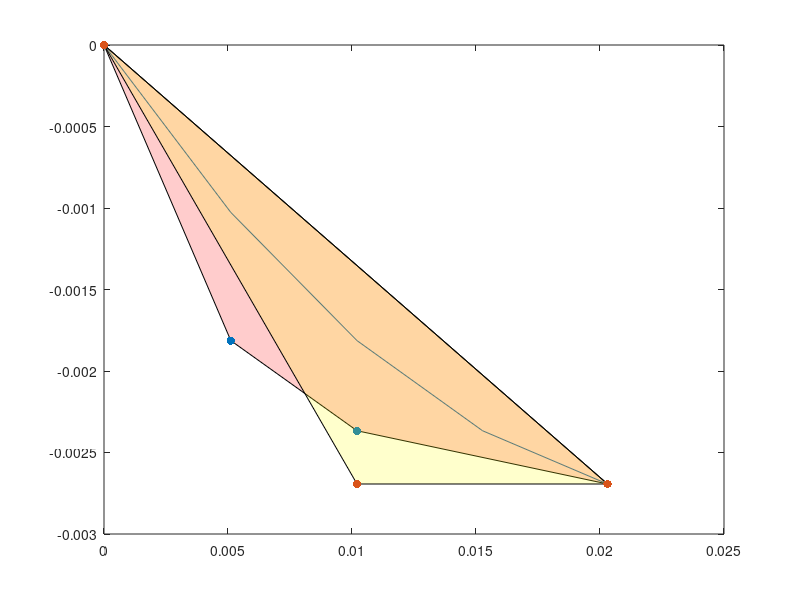

Source code (MATLAB): (Note: this script raises an error after producing the figure.)
clear all
close all
clc

%%%%%%%%%%%%%%%%%%%%%%%%%%%%%%%%%%%%%%%%%%%%%%%%%%%%%%%%%%%%%%%%%%%
% Question 3a
%%%%%%%%%%%%%%%%%%%%%%%%%%%%%%%%%%%%%%%%%%%%%%%%%%%%%%%%%%%%%%%%%%%
ID = [5 3 0 8 7 3 9];
% ID = [5 2 7 4 2 3 0]; % kerims student number
a = ID(1);
b = ID(3);
c = ID(end);
A = [0.3+a-b 0.5-c; 0 1];
B = [0; 1];

sys_c1 = ss(A,B,[],[]);
Poles = [-1+2*i -1-2*i];
K_1 = place(sys_c1.A, sys_c1.B, Poles);

h_stable_0 = [];
h_stable_h = [];

[V,D] = eig(A);
% S = V
inv_A = A^(-1);
F23 = [];
F13 = [];
alpha1_v = [];
alpha2_v = [];
F = [];
G = [];
K_cl2 = [K_1 0];
K2 = [];
h_index = 0;
tau_index = 0;

for h = 0.005: 0.005:0.7;
    h_index = h_index +1;
    tau_index = 0;
    h
    H(h_index) = h;
    for tau= 0 : 0.005 : (h-0.002)
        tau_index = tau_index +1;
        lambda = eig(A);
        F_01 = inv_A* expm(A*h) * B;
        Av = inv_A * V;
        v_invB = inv(V) * B;
        
        F_11 = [Av(1,1)*v_invB(1,1); Av(2,1)*v_invB(1,1)];
        F_21 = [Av(1,2)*v_invB(2,1); Av(2,2)*v_invB(2,1)];
        F0 = [expm(A*h) F_01; 0 0 0];
        F1 = [zeros(2,2) F_11; zeros(1,3)];
        F2 = [zeros(2,2) F_21; zeros(1,3)];

        % the smaller the tau the bigger the alpha
        alpha1 = exp(lambda(1)*(h-tau));
        alpha2 = exp(lambda(2) * (h-tau));
        % Make them into vectors
        alpha2_v(h_index, tau_index) = alpha2;
        alpha1_v(h_index, tau_index) = alpha1;
        
        % find the minima and maxima of alphas
        [alpha1_max, I1_max] = max(alpha1_v(h_index,1:tau_index));
        [alpha1_min, I1_min] = min(alpha1_v(h_index,1:tau_index));
        [alpha2_max, I2_max] = max(alpha2_v(h_index,1:tau_index));
        [alpha2_min, I2_min] = min(alpha2_v(h_index,1:tau_index));

        F(:,:,h_index, tau_index) = F0 - alpha1 * F1 - alpha2 * F2;
        F23(h_index, tau_index) = F(2,3,h_index,tau_index);
        F13(h_index, tau_index) = F(1,3,h_index, tau_index);
        
        G0 = [-inv_A*B; 1];
        G1 = [F_11; 0];
        G2 = [F_21; 0];
        G(:,:,h_index, tau_index) = G0 + alpha1 * G1 + alpha2 * G2;
        K2(:,:,h_index, tau_index) = K_cl2;

    end
end

for x =5:5:50
    [alpha1_max, I11_max] = max(alpha1_v(x,(1:ceil(1*x/6))));
    [alpha1_min, I11_min] = min(alpha1_v(x,(1:ceil(1*x/6))));
    [alpha2_max, I12_max] = max(alpha2_v(x,(1:ceil(1*x/6))));
    [alpha2_min, I12_min] = min(alpha2_v(x,(1:ceil(1*x/6))));

    [alpha10_max, I10_max] = max(alpha1_v(x,(ceil(x/6):ceil(2*x/6))));
    [alpha10_min, I10_min] = min(alpha1_v(x,(ceil(x/6):ceil(2*x/6))));
    [alpha20_max, I20_max] = max(alpha2_v(x,(ceil(x/6):ceil(2*x/6))));
    [alpha20_min, I20_min] = min(alpha2_v(x,(ceil(x/6):ceil(2*x/6))));
        I10_max = I10_max + floor(x/6);
        I10_min = I10_min + floor(x/6);
        I20_max = I20_max + floor(x/6);
        I20_min = I20_min + floor(x/6);

    [alpha1_max, I21_max] = max(alpha1_v(x,(ceil(2*x/6):ceil(3*x/6))));
    [alpha1_min, I21_min] = min(alpha1_v(x,(ceil(2*x/6):ceil(3*x/6))));
    [alpha2_max, I22_max] = max(alpha2_v(x,(ceil(2*x/6):ceil(3*x/6))));
    [alpha2_min, I22_min] = min(alpha2_v(x,(ceil(2*x/6):ceil(3*x/6))));
        I21_max = I21_max + ceil(2*x/6)-1;
        I21_min = I21_min + ceil(2*x/6)-1;
        I22_max = I22_max + ceil(2*x/6)-1;
        I22_min = I22_min + ceil(2*x/6)-1;

    [alpha1_max, I31_max] = max(alpha1_v(x,(ceil(3*x/6):ceil(4*x/6))));
    [alpha1_min, I31_min] = min(alpha1_v(x,(ceil(3*x/6):ceil(4*x/6))));
    [alpha2_max, I32_max] = max(alpha2_v(x,(ceil(3*x/6):ceil(4*x/6))));
    [alpha2_min, I32_min] = min(alpha2_v(x,(ceil(3*x/6):ceil(4*x/6))));
        I31_max = I31_max + ceil(3*x/6)-1;
        I31_min = I31_min + ceil(3*x/6)-1;
        I32_max = I32_max + ceil(3*x/6)-1;
        I32_min = I32_min + ceil(3*x/6)-1;

    [alpha1_max, I41_max] = max(alpha1_v(x,ceil(4*x/6):ceil(5*x/6)));
    [alpha1_min, I41_min] = min(alpha1_v(x,ceil(4*x/6):ceil(5*x/6)));
    [alpha2_max, I42_max] = max(alpha2_v(x,ceil(4*x/6):ceil(5*x/6)));
    [alpha2_min, I42_min] = min(alpha2_v(x,ceil(4*x/6):ceil(5*x/6)));
        I41_max = I41_max + ceil(4*x/6)-1;
        I41_min = I41_min + ceil(4*x/6)-1;
        I42_max = I42_max + ceil(4*x/6)-1; 
        I42_min = I42_min + ceil(4*x/6)-1;

    [alpha1_max, I51_max] = max(alpha1_v(x,ceil(5*x/6):x));
    [alpha1_min, I51_min] = min(alpha1_v(x,1:x));
    [alpha2_max, I52_max] = max(alpha2_v(x,ceil(5*x/6):x));
    [alpha2_min, I52_min] = min(alpha2_v(x,1:x));
        I51_max = I51_max + ceil(5*x/6)-1;
%         I51_min = I51_min + I51_max -1 
        I52_max = I52_max + ceil(5*x/6)-1;
%         I52_min = I52_min + ceil(5*x/6);

        %mini Square
    Xs = [F23(x,I11_min), F23(x, I11_min), F23(x, I11_max), F23(x, I11_max), F23(x,I21_min), F23(x, I21_min), F23(x, I21_max), F23(x, I21_max), F23(x,I31_min), F23(x, I31_min), F23(x, I31_max), F23(x, I31_max), F23(x,I41_min), F23(x, I41_min), F23(x, I41_max), F23(x, I41_max) ];
    Ys = [F13(x, I12_min), F13(x, I12_max), F13(x, I12_max),F13(x, I12_min),   F13(x, I22_min), F13(x, I22_max), F13(x, I22_max),F13(x, I22_min), F13(x, I32_min), F13(x, I32_max), F13(x, I32_max),F13(x, I32_min), F13(x, I42_min), F13(x, I42_max), F13(x, I42_max),F13(x, I42_min)];
    
    Xs1 = [F23(x, I11_max)];%, F23(x, I11_max)];
    Ys1 = [F13(x, I12_max)];%,F13(x, I12_min)];
    Xs11 = [F23(x, I11_max), F23(x, I11_max)];
    Ys11 = [F13(x, I12_max),F13(x, I12_min)];
    Xs22 = [F23(x,I21_min), F23(x, I21_min), F23(x, I21_max), F23(x, I21_max)];
    Ys22 = [F13(x, I22_min), F13(x, I22_max), F13(x, I22_max),F13(x, I22_min)];
    % new polytope
    Xs2 = [F23(x, I21_max)];
    Ys2 = [F13(x, I22_min)];
    Xs33 = [F23(x,I31_min), F23(x, I31_min), F23(x, I31_max), F23(x, I31_max)];
    Ys33 = [F13(x, I32_min), F13(x, I32_max), F13(x, I32_max),F13(x, I32_min)];
    Xs3 = [F23(x, I31_max)];
    Ys3 = [F13(x, I32_min)];
    Xs44 = [F23(x,I41_min), F23(x, I41_min), F23(x, I41_max), F23(x, I41_max)];
    Ys44 = [F13(x, I42_min), F13(x, I42_max), F13(x, I42_max),F13(x, I42_min)];
%     Xs4 = [F23(x, I41_max)];
%     Ys4 = [F13(x, I42_min)];
    Xs55 = [F23(x,I10_min), F23(x, I10_min), F23(x, I10_max), F23(x, I10_max)];
    Ys55 = [F13(x, I20_min), F13(x, I20_max), F13(x, I20_max),F13(x, I20_min)];
%     Xs5 = [F23(x, I10_max)];
%     Ys5 = [F13(x, I20_min)];
    Xs66 = [F23(x,I51_min), F23(x, I51_min), F23(x, I51_max), F23(x, I51_max)];
    Ys66 = [F13(x, I52_min), F13(x, I52_max), F13(x, I52_max),F13(x, I52_min)];
    Xs6 = [F23(x, I51_max), F23(x,I51_min)];
    Ys6 = [F13(x, I52_min), F13(x, I52_min)];

    X = [Xs1  Xs2 Xs3  Xs6];
    Y = [Ys1  Ys2 Ys3  Ys6];

    I1_mean = mean(alpha1_v(x,(1:1*x)));
    [alpha1_max, I1_max] = max(alpha1_v(x,(1:1*x)));
    [alpha1_min, I1_min] = min(alpha1_v(x,(1:1*x)));
    [alpha2_max, I2_max] = max(alpha2_v(x,(1:1*x)));
    [alpha2_min, I2_min] = min(alpha2_v(x,(1:1*x)));
    I2_mean = mean(alpha2_v(x,(1:1*x)));
    [~, idx] = min(abs(alpha1_v(x,(1:1*x)) - I1_mean));
    [~, idx2] = min(abs(alpha2_v(x,(1:1*x)) - I2_mean));

    % Triangle
    Xt = [F23(x,I1_min),  F23(x, idx), F23(x, I1_max) ];
    Yt = [F13(x, I2_min),  F13(x, I2_min),F13(x, I2_max)];

    % Small polytope
    Xp = [F23(x,I1_min), F23(x,idx), F23(x, I1_max)];
    Yp = [F13(x, I2_min), F13(x, I2_min),  F13(x, I2_max)];


    figure(x+2)
    plot(F23(x,1:1*x), F13(x,1:1*x))
    hold on
    % title('Small Polytope')
    fill(X,Y,'r','FaceAlpha',0.2)
    scatter(X,Y, 'filled')
    fill(Xt,Yt,'y','FaceAlpha',0.2)
    scatter(Xt,Yt, 'filled')
    %     fill(Xs11,Ys11,'y','FaceAlpha',0.2)
    % scatter(Xs11,Ys11, 'filled')
    %     fill(Xs22,Ys22,'y','FaceAlpha',0.2)
    % scatter(Xs22,Ys22, 'filled')
    %     fill(Xs33,Ys33,'y','FaceAlpha',0.2)
    % scatter(Xs33,Ys33, 'filled')
    %     fill(Xs44,Ys44,'y','FaceAlpha',0.2)
    % scatter(Xs44,Ys44, 'filled')
    %     fill(Xs55,Ys55,'y','FaceAlpha',0.2)
    % scatter(Xs55,Ys55, 'filled')
    %     fill(Xs66,Ys66,'y','FaceAlpha',0.2)
    % scatter(Xs66,Ys66, 'filled')
    xlabel('$F_{2,3}$', 'Interpreter', ' latex')
    ylabel('$F_{1,3}$', 'Interpreter', ' latex')

end


%%%%%%%%%%%%%%%%%%%%%%%%%%%%%%%%%%%%%%%%%%%%%%%%%%%%%%%%%%%%%%%%%%%
%% Question 3b
%%%%%%%%%%%%%%%%%%%%%%%%%%%%%%%%%%%%%%%%%%%%%%%%%%%%%%%%%%%%%%%%%%%

% Solve LMIs for stability anlaysis
[V,D] = eig(A);
inv_A = inv(A);
h_index = 0;
h_stable_LMI = [];
tau_stable_LMI = [];
tau_UNstable_LMI =[];
h_UNstable_LMI = [];
for h = 0.0005: 0.0005:0.5
%     h = 0.05
    h_index = h_index +1;
    tau_index = 0;
    % Compute only for h 
    lambda = eig(A);
    F_01 = inv_A* expm(A*h) * B;
    Av = inv_A * V;
    v_invB = inv(V) * B;
    F_11 = [Av(1,1)*v_invB(1,1); Av(2,1)*v_invB(1,1)];
    F_21 = [Av(1,2)*v_invB(2,1); Av(2,2)*v_invB(2,1)];
    F0 = [expm(A*h) F_01; 0 0 0];
    F1 = [zeros(2,2) F_11; zeros(1,3)];
    F2 = [zeros(2,2) F_21; zeros(1,3)];
    G0 = [-inv_A*B; 1];
    G1 = [F_11; 0];
    G2 = [F_21; 0];

    for tau= 0 : 0.0005 : (h-0.005)
        tau_index = tau_index +1; 
%         tau = 0.01;
        % define alpha vectors
        alpha1 = exp(lambda(1)*(h-tau));
        alpha2 = exp(lambda(2) * (h-tau));
        alpha2_v(h_index, tau_index) = alpha2;
        alpha1_v(h_index, tau_index) = alpha1;
        % find the minima and maxima of alphas
        [alpha1_max, I1_max] = max(alpha1_v(h_index,1:tau_index));
        [alpha1_min, I1_min] = min(alpha1_v(h_index,1:tau_index));
        [alpha2_max, I2_max] = max(alpha2_v(h_index,1:tau_index));
        [alpha2_min, I2_min] = min(alpha2_v(h_index,1:tau_index));
        
%         cl_compare = (F0 - alpha1 * F1 - alpha2 * F2)-(G0 + alpha1 * G1 + alpha2 * G2)*K_cl2;
%         F_compare =    (F0 - alpha1 * F1 - alpha2 * F2)
%         G_compare =  (G0 + alpha1 * G1 + alpha2 * G2)
         % Compute matrix at the vertices: F
         F1_min = F0 - alpha1_min * F1 - alpha2_min * F2;
         F2_min = F0 - alpha1_max * F1 - alpha2_max * F2;
         F3_min = F0 - alpha1_max * F1 - alpha2_min * F2;
         % G
         G1_min = G0 + alpha1_min * G1 + alpha2_min * G2;
         G2_min = G0 + alpha1_max * G1 + alpha2_max * G2;
         G3_min = G0 + alpha1_max * G1 + alpha2_min * G2;


         % Closed loop matrices: H
         H_h11 = F1_min - G1_min * K_cl2;
         H_h21 = F2_min - G1_min * K_cl2;
         H_h31 = F3_min - G1_min * K_cl2;

         % LMI
            gamma = 0.2;
            P = sdpvar(3,3);
            Q = eye(3);
            cons = [P >= eye(3)*0.0002, 
                H_h11' * P * H_h11 - P <= - Q,
                H_h21' * P * H_h21 - P <= - Q,
                H_h31' * P * H_h31 - P <= - Q,
                ];
    
            obj = 0;
            S = sdpsettings('solver', 'sedumi');
            result = optimize(cons,obj, S);
%             disp(result.info)
%             value(P)
    
            if (result.problem == 0) 
                h_stable_LMI(end+1) = h;
                tau_stable_LMI(end+1) = tau;
            else
                h_UNstable_LMI(end+1) = h;
                tau_UNstable_LMI(end+1) = tau;
    
            end
     end
end


%%
% figure(32)
% scatter(F1_min(2,3), F1_min(1,3))
% hold on
% scatter(F2_min(2,3), F2_min(1,3))
% scatter(F3_min(2,3), F3_min(1,3))


figure(31)
scatter(h_stable_LMI, tau_stable_LMI, 'green' ) 
hold on
scatter(h_UNstable_LMI, tau_UNstable_LMI,'red' ) 
xlabel('Sampling Interval (h)');
ylabel('System Delay (\tau)');
title('Stable delays and sampling time');

%%%%%%%%%%%%%%%%%%%%%%%%%%%%%%%%%%%%%%%%%%%%%%%%%%%%%%%%%%%%%%%%%%%
%% Question 3c
%%%%%%%%%%%%%%%%%%%%%%%%%%%%%%%%%%%%%%%%%%%%%%%%%%%%%%%%%%%%%%%%%%%

% Solve LMIs for stability anlaysis
[V,D] = eig(A);
inv_A = inv(A);
h_index = 0;
h_stable_LMI = [];
tau_stable_LMI = [];
tau_UNstable_LMI =[];
h_UNstable_LMI = [];
x =0;
for h = 0.0005: 0.0005:0.1
%     h = 0.05
    h_index = h_index +1;
    tau_index = 0;
    % Compute only for h 
    lambda = eig(A);
    F_01 = inv_A* expm(A*h) * B;
    Av = inv_A * V;
    v_invB = inv(V) * B;
    F_11 = [Av(1,1)*v_invB(1,1); Av(2,1)*v_invB(1,1)];
    F_21 = [Av(1,2)*v_invB(2,1); Av(2,2)*v_invB(2,1)];
    F0 = [expm(A*h) F_01; 0 0 0];
    F1 = [zeros(2,2) F_11; zeros(1,3)];
    F2 = [zeros(2,2) F_21; zeros(1,3)];
    G0 = [-inv_A*B; 1];
    G1 = [F_11; 0];
    G2 = [F_21; 0];

    % tau = 0.01;
    for tau= 0 : 0% 0.0005 : (h-0.0005)
        tau_index = tau_index +1;  
        % defin alpha vectors
        alpha1 = exp(lambda(1)*(h-tau));
        alpha2 = exp(lambda(2) * (h-tau));
        alpha2_v(h_index, tau_index) = alpha2;
        alpha1_v(h_index, tau_index) = alpha1;

        % find the minima and maxima of alphas
        [alpha1_max, I1_max] = max(alpha1_v(h_index,1:tau_index));
        [alpha1_min, I1_min] = min(alpha1_v(h_index,1:tau_index));
        [alpha2_max, I2_max] = max(alpha2_v(h_index,1:tau_index));
        [alpha2_min, I2_min] = min(alpha2_v(h_index,1:tau_index));
        
        I1_mean = mean(alpha1_v(h_index,1:tau_index));
        I2_mean = mean(alpha2_v(h_index,1:tau_index));
        [~, idx] = min(abs(alpha1_v(h_index,1:tau_index) - I1_mean));
        [~, idx2] = min(abs(alpha2_v(h_index,1:tau_index) - I2_mean));
        alpha1_mean = alpha1_v(h_index, idx);
        alpha2_mean = alpha2_v(h_index, idx2);
        %%%%%%%%%%%%%%%%%%%%%%%%%%%%%%
        %%%%%%%%%%%%%%%%%%%%%%%%%%%%%
     x = h_index;
    [alpha11_max, I11_max] = max(alpha1_v(x,(1:ceil(1*x/6))));
    [alpha12_min, I11_min] = min(alpha1_v(x,(1:ceil(1*x/6))));
    [alpha12_max, I12_max] = max(alpha2_v(x,(1:ceil(1*x/6))));
    [alpha12_min, I12_min] = min(alpha2_v(x,(1:ceil(1*x/6))));

    [alpha21_max, I21_max] = max(alpha1_v(x,(ceil(2*x/6):ceil(3*x/6))));
    [alpha21_min, I21_min] = min(alpha1_v(x,(ceil(2*x/6):ceil(3*x/6))));
    [alpha22_max, I22_max] = max(alpha2_v(x,(ceil(2*x/6):ceil(3*x/6))));
    [alpha22_min, I22_min] = min(alpha2_v(x,(ceil(2*x/6):ceil(3*x/6))));

    [alpha31_max, I31_max] = max(alpha1_v(x,(ceil(3*x/6):ceil(4*x/6))));
    [alpha31_min, I31_min] = min(alpha1_v(x,(ceil(3*x/6):ceil(4*x/6))));
    [alpha32_max, I32_max] = max(alpha2_v(x,(ceil(3*x/6):ceil(4*x/6))));
    [alpha32_min, I32_min] = min(alpha2_v(x,(ceil(3*x/6):ceil(4*x/6))));

    [alpha51_max, I51_max] = max(alpha1_v(x,ceil(5*x/6):x));
    [alpha51_min, I51_min] = min(alpha1_v(x,1:x));
    [alpha52_max, I52_max] = max(alpha2_v(x,ceil(5*x/6):x));
    [alpha52_min, I52_min] = min(alpha2_v(x,1:x));
       
%%%%%%%%%%%%%%%%%%%%%%%%%%%%%%%%%%%%%%%%%%%%%%%
%%%%%%%%%%%%%%%%%%%%%%%%%%%%%%%%%%%%%%%%%%%%%%%

        % Small polytope
%         Xp1 = [F23(x,I1_min), F23(x,idx), F23(x, I1_max), F23(x, I1_max)];
%         Yp1 = [F13(x, I2_min), F13(x, I2_min), F13(x, idx2), F13(x, I2_max)];
            
        % Compute matrix at the vertices: F
        F1_min = F0 - alpha11_max * F1 - alpha12_max * F2;
        F2_min = F0 - alpha21_max * F1 - alpha22_min * F2;
        F3_min = F0 - alpha31_max * F1 - alpha32_min * F2;
        F4_min = F0 - alpha51_max * F1 - alpha52_min * F2;
        F5_min = F0 - alpha51_min * F1 - alpha52_min * F2;

        % G
        G1_min = G0 - alpha11_max * G1 - alpha12_max * G2;
        G2_min = G0 - alpha21_max * G1 - alpha22_min * G2;
        G3_min = G0 - alpha31_max * G1 - alpha32_min * G2;
        G4_min = G0 - alpha51_max * G1 - alpha52_min * G2;
        G5_min = G0 - alpha51_min * G1 - alpha52_min * G2;
        

         % Closed loop matrices: H
        H_h1 = F1_min - G1_min * K_cl2;
        H_h2 = F2_min - G2_min * K_cl2;
        H_h3 = F3_min - G3_min * K_cl2;
        H_h4 = F4_min - G4_min * K_cl2;
        H_h5 = F5_min - G5_min * K_cl2;

         % LMI
            P = sdpvar(3,3);
            gamma = 0.2;
            Q = eye(3);
            cons = [P >= eye(3)*0.002, 
%                 H_h1' * P * H_h1 - P <= - Q,
%                 H_h2' * P * H_h2 - P <= - Q,
%                 H_h3' * P * H_h3 - P <= - Q,
                H_h4' * P * H_h4 - P <= - Q,
%                 H_h5' * P * H_h5 - P <= - Q,
                ];  
            obj = 0;
            S = sdpsettings('solver', 'sedumi');
            result = optimize(cons,obj, S);
            if (result.problem == 0) 
                h_stable_LMI(end+1) = h;
                tau_stable_LMI(end+1) = tau;
            else
                h_UNstable_LMI(end+1) = h;
                tau_UNstable_LMI(end+1) = tau;
    
            end
    end
end
%%

figure(31)
scatter(h_stable_LMI, tau_stable_LMI, 'green' ) 
hold on
scatter(h_UNstable_LMI, tau_UNstable_LMI,'red' ) 
xlabel('Sampling Interval (h)');
ylabel('System Delay (\tau)');
title('Stable delays and sampling time')